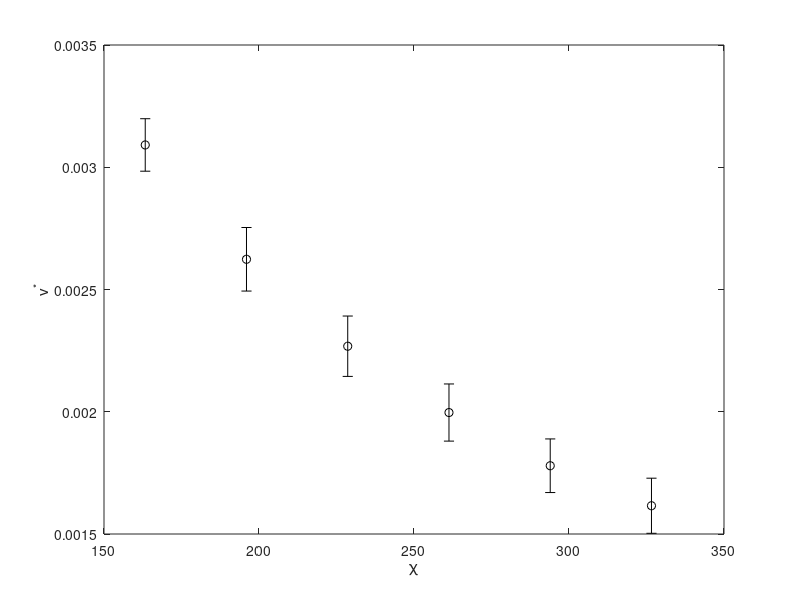

Write MATLAB code to recreate this figure. (Note: this script raises an error after producing the figure.)
clear variables; close all; clc;

dat = load('Fig5_data.txt', '-ascii');

errorbar(dat(:,1), dat(:,2), dat(:,3), 'ko')
xlabel('\chi');
ylabel('v^*');
%axis square

%% Fitting
f = fit(dat(:,1),dat(:,2),'poly2');
dat_fit = f.p1 .* (dat(:,1).^2) + f.p2 .* dat(:,1) + f.p3;
hold on;
plot(dat(:,1), dat_fit, 'b-')
legend('Numerical data', 'Scaling relation')

saveas(gcf, 'Fig5.eps', 'epsc')